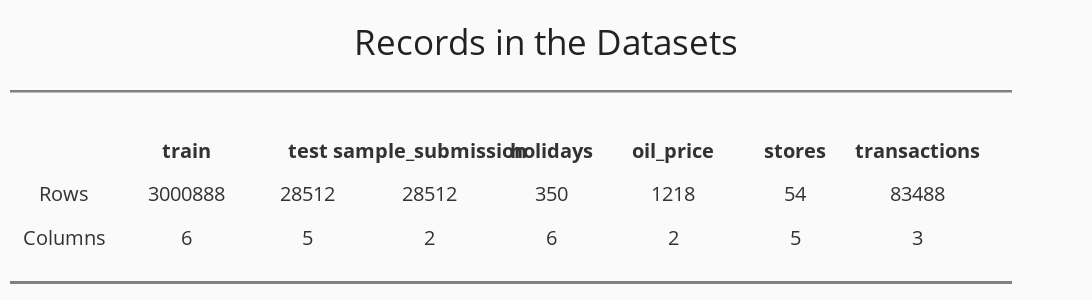

Here is the notebook cell this chart was saved with:
### Code cell
fig=go.Figure()
fig.add_trace(go.Scatter(
    x=[0, .9, 1.8, 2.7, 3.6, 4.5, 5.4, 6.3, 7.2],
    y=[1.6] * 8,
    mode="text", 
    text=formatted_headings,
    textposition="bottom center"
))
fig.add_trace(go.Scatter(
    x=[0, .9, 1.8, 2.7, 3.6, 4.5, 5.4, 6.3, 7.2],
    y=[1.1] * 8,
    mode="text", 
    text=row_list[0],
    textposition="bottom center"
))
fig.add_trace(go.Scatter(
    x=[0, .9, 1.8, 2.7, 3.6, 4.5, 5.4, 6.3, 7.2],
    y=[0.6] * 8,
    mode="text", 
    text=row_list[1],
    textposition="bottom center"
))
fig.add_hline(y=2.2, line_width=5, line_color='gray')
fig.add_hline(y=0.0, line_width=3, line_color='gray')
fig.update_yaxes(visible=False)
fig.update_xaxes(visible=False)
fig.update_layout(showlegend=False, height=300, width=1300, 
                  title='Records in the Datasets', title_x=0.5, title_y=0.9,
                  xaxis_range=[-0.4,7], yaxis_range=[-0.2,2.2],
                  plot_bgcolor='#fafafa', paper_bgcolor='#fafafa',
                  font=dict(size=20, color='#323232'),
                  title_font=dict(size=35, color='#222'),
                  margin=dict(t=90,l=10,b=0,r=80), 
    )

### Figure 1 — Plotly figure (JSON) as saved in the notebook; plotly's stock layout.template omitted (floating-point values rounded to 4 significant figures)
{"data": [{"mode": "text", "text": ["<span style='font-size:20px'><b> </b></span>", "<span style='font-size:20px'><b>train</b></span>", "<span style='font-size:20px'><b>test</b></span>", "<span style='font-size:20px'><b>sample_submission</b></span>", "<span style='font-size:20px'><b>holidays</b></span>", "<span style='font-size:20px'><b>oil_price</b></span>", "<span style='font-size:20px'><b>stores</b></span>", "<span style='font-size:20px'><b>transactions</b></span>"], "textposition": "bottom center", "type": "scatter", "x": [0, 0.9, 1.8, 2.7, 3.6, 4.5, 5.4, 6.3, 7.2], "y": [1.6, 1.6, 1.6, 1.6, 1.6, 1.6, 1.6, 1.6]}, {"mode": "text", "text": ["Rows", "3000888", "28512", "28512", "350", "1218", "54", "83488"], "textposition": "bottom center", "type": "scatter", "x": [0, 0.9, 1.8, 2.7, 3.6, 4.5, 5.4, 6.3, 7.2], "y": [1.1, 1.1, 1.1, 1.1, 1.1, 1.1, 1.1, 1.1]}, {"mode": "text", "text": ["Columns", "6", "5", "2", "6", "2", "5", "3"], "textposition": "bottom center", "type": "scatter", "x": [0, 0.9, 1.8, 2.7, 3.6, 4.5, 5.4, 6.3, 7.2], "y": [0.6, 0.6, 0.6, 0.6, 0.6, 0.6, 0.6, 0.6]}], "layout": {"font": {"color": "#323232", "size": 20}, "height": 300, "margin": {"b": 0, "l": 10, "r": 80, "t": 90}, "paper_bgcolor": "#fafafa", "plot_bgcolor": "#fafafa", "shapes": [{"line": {"color": "gray", "width": 5}, "type": "line", "x0": 0, "x1": 1, "xref": "x domain", "y0": 2.2, "y1": 2.2, "yref": "y"}, {"line": {"color": "gray", "width": 3}, "type": "line", "x0": 0, "x1": 1, "xref": "x domain", "y0": 0, "y1": 0, "yref": "y"}], "showlegend": false, "title": {"font": {"color": "#222", "size": 35}, "text": "Records in the Datasets", "x": 0.5, "y": 0.9}, "width": 1300, "xaxis": {"range": [-0.4, 7], "visible": false}, "yaxis": {"range": [-0.2, 2.2], "visible": false}}}
